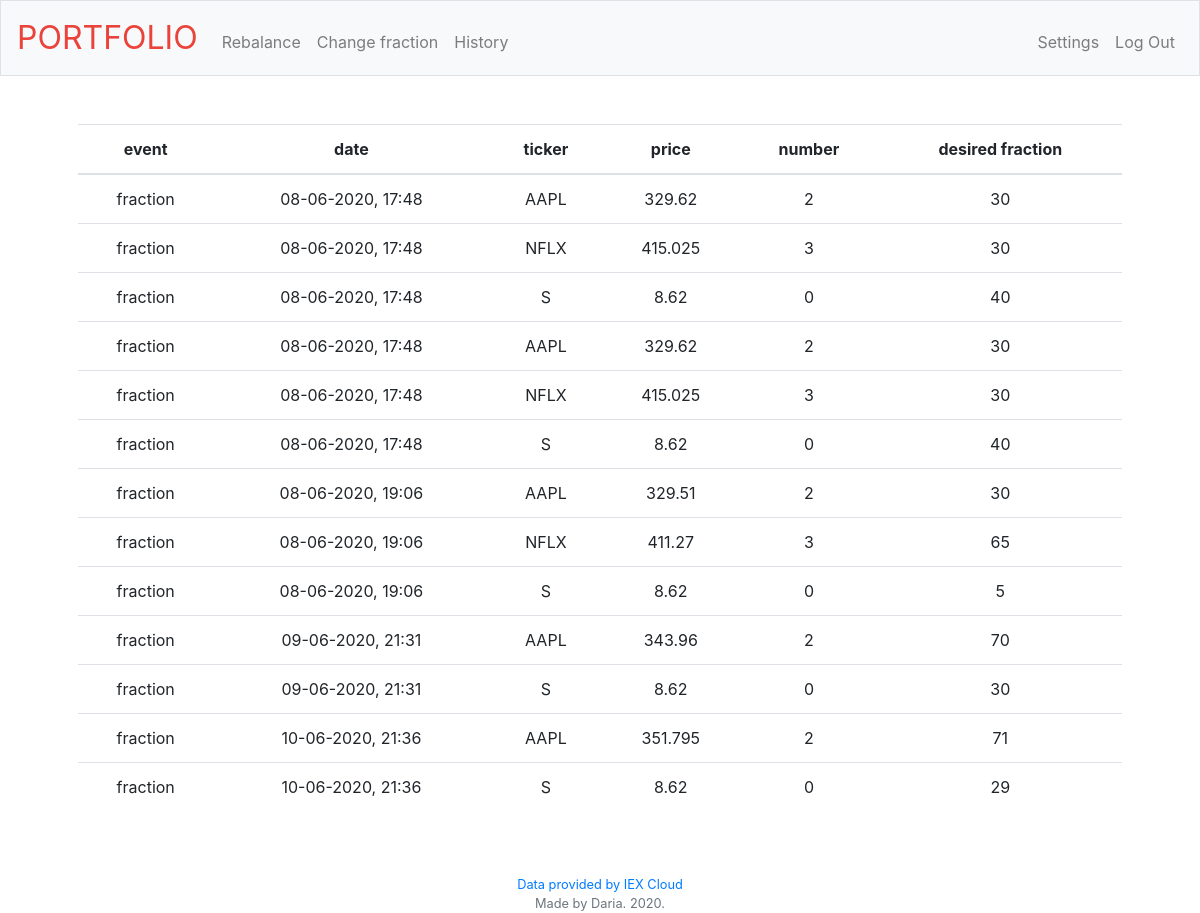
Before: /history with the older database file.
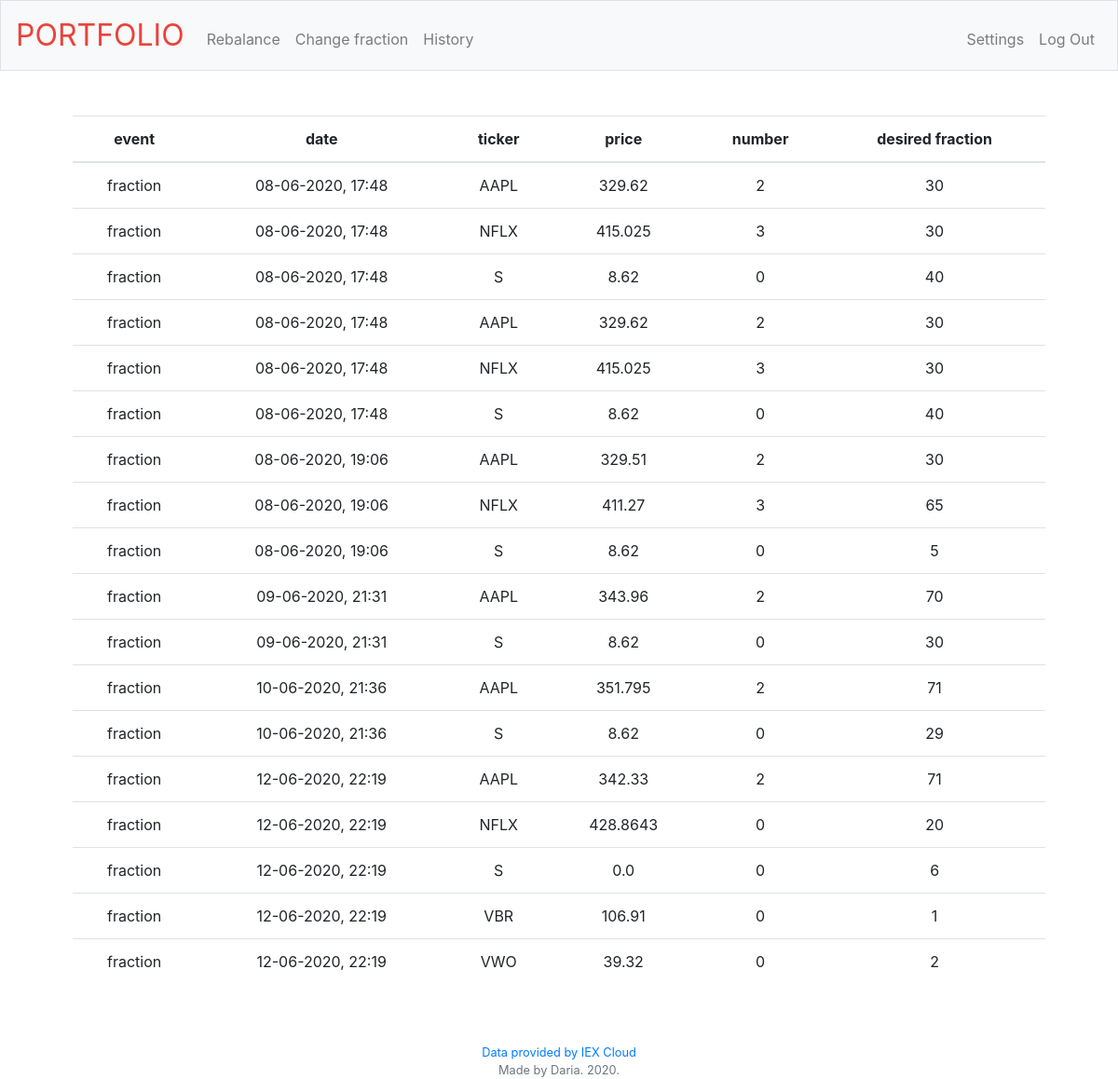
After: the same page with the newer database file.
### tables this page shows
CREATE TABLE 'history' ( 'userid' INTEGER NOT NULL, 'date' DATETIME NOT NULL, 'ticker' VARCHAR(255) NOT NULL, 'price' FLOAT NOT NULL, 'number' INTEGER NOT NULL, 'fraction' INTEGER NOT NULL, 'eventtype' VARCHAR(255) NOT NULL, FOREIGN KEY(userid) REFERENCES users(id) );

### app.py (the view)
@app.route('/history', methods=['GET','POST'])
def history():
    if request.method == "GET":
        with sql.connect(DATABASE) as con:
            con.row_factory = sql.Row
            cur = con.cursor()
            cur.execute("SELECT * FROM history WHERE userid == :userid", {"userid":userid})
            history = cur.fetchall()
            for row in history:
                print(row['eventtype'])
        return render_template('history.html', history=history)

### templates/history.html (shortened to what this page needs)
{% extends "layout.html" %}
{% block main %}
<table class="table">
    <thead>
        <tr>
            <th scope="col">event</th>
            <th scope="col">date</th>
            <th scope="col">ticker</th>
            <th scope="col">price</th>
            <th scope="col">number</th>
            <th scope="col">desired fraction</th>
        </tr>
    </thead>
    <tbody>
        {% for row in history%}
            <tr>
                <td>{{row["eventtype"]}}</td>
                <td>{{row["date"]}}</td>
                <td>{{row["ticker"]}}</td>
                <td>{{row["price"]}}</td>
                <td>{{row["number"]}}</td>
                <td>{{row["fraction"]}}</td>
            </tr>
        {% endfor %}
    </tbody>
</table>
{% endblock %}

### templates/layout.html (shortened to what this page needs)
<!DOCTYPE html>
<html lang="en">
<head>
    <link href="https://maxcdn.bootstrapcdn.com/bootstrap/4.1.3/css/bootstrap.min.css" rel="stylesheet">
    <link href="/static/styles.css" rel="stylesheet">
</head>
<body>
        <nav class="navbar navbar-expand-md navbar-light bg-light border">
            <a class="navbar-brand" href="/"><span class="red">PORTFOLIO</span></a>
            <div class="collapse navbar-collapse" id="navbar">
                <ul class="navbar-nav mr-auto mt-2">
                    <li class="nav-item"><a class="nav-link" href="/rebalance">Rebalance</a></li>
                    <li class="nav-item"><a class="nav-link" href="/changefraction">Change fraction</a></li>
                    <li class="nav-item"><a class="nav-link" href="/history">History</a></li>
                </ul>
                <ul class="navbar-nav ml-auto mt-2">
                    <li class="nav-item"><a class="nav-link" href="/settings">Settings</a></li>
                    <li class="nav-item"><a class="nav-link" href="/logout">Log Out</a></li>
                </ul>
            </div>
        </nav>
        <main class="container p-5">
            {% block main %}{% endblock %}
        </main>
        <footer class="small text-center text-muted">
            <a href="https://iexcloud.io">Data provided by IEX Cloud</a> <br>
            Made by Daria. 2020.
        </footer>
</body>
</html>

### static/styles.css (style rules this page uses)
nav .navbar-brand { font-size: xx-large; }
nav .navbar-brand .red { color: #ea433b; }
main { overflow-x: auto; text-align: center; }

Changed rows visible on the page:
added history: eventtype "fraction", date "12-06-2020, 22:19", ticker "AAPL", price "342.33", number "2", fraction "71"
added history: eventtype "fraction", date "12-06-2020, 22:19", ticker "NFLX", price "428.8643", number "0", fraction "20"
added history: eventtype "fraction", date "12-06-2020, 22:19", ticker "S", price "0.0", number "0", fraction "6"
added history: eventtype "fraction", date "12-06-2020, 22:19", ticker "VBR", price "106.91", number "0", fraction "1"
added history: eventtype "fraction", date "12-06-2020, 22:19", ticker "VWO", price "39.32", number "0", fraction "2"
